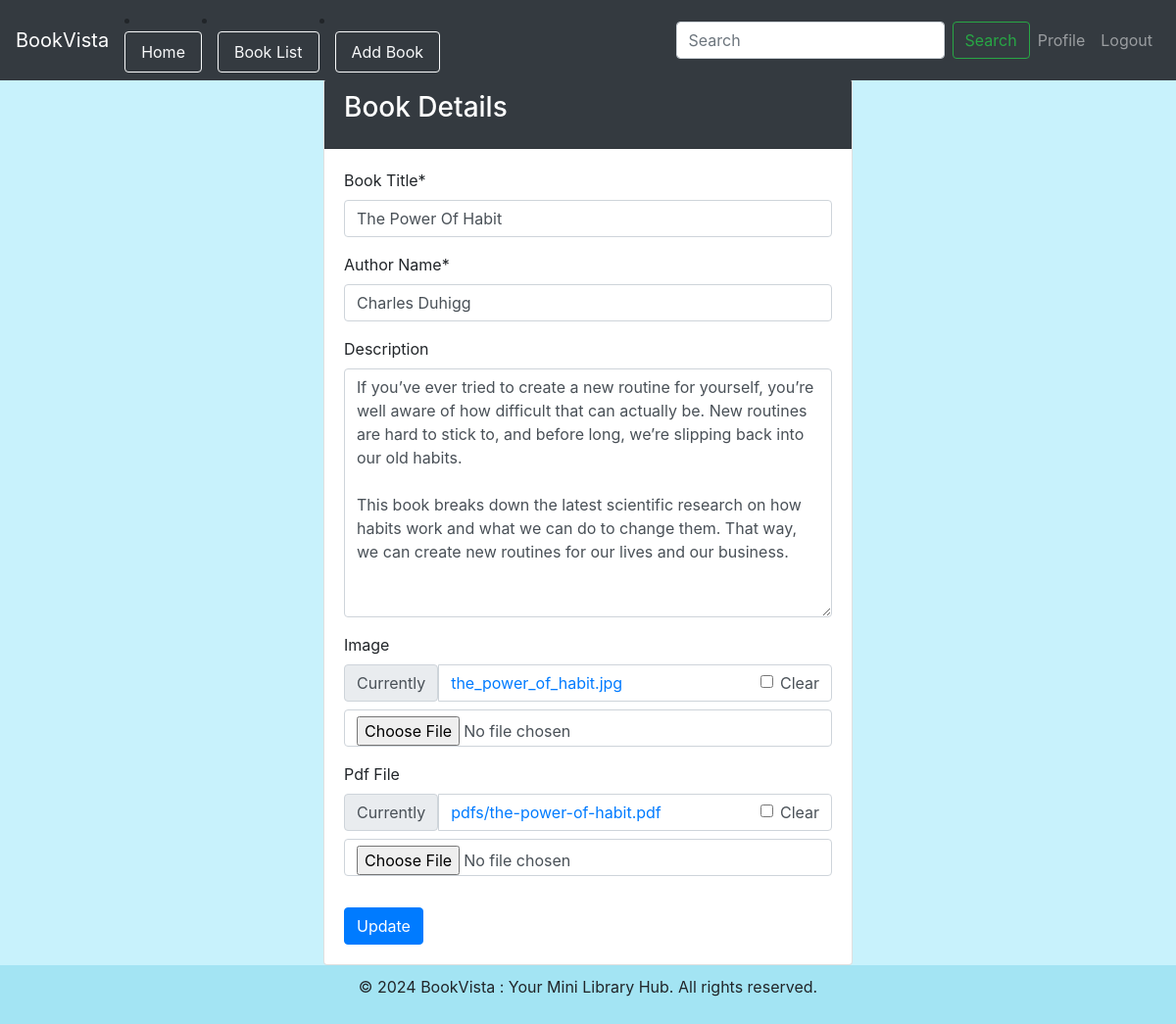
The app's page /account/profile/edit_book/5/ (signed in) with its own data.
### book_store/models.py (models this page shows, shortened)
class BookModel(models.Model):
    owner = models.ForeignKey(User, on_delete=models.CASCADE,)
    book_title = models.CharField(max_length=150,unique=True)
    slug = models.SlugField(null=False,unique=True)
    author = models.CharField(max_length=150)
    description = models.TextField(blank=True)
    add_date = models.DateTimeField(auto_now_add = True)
    modified_date = models.DateField(auto_now=True)
    pdf = models.FileField(upload_to="pdfs/",null=True,blank=True)
    photo = models.ImageField(upload_to='book_photos/',blank=True,null=True)
    status = models.CharField(max_length = 15, choices = status_choices,default = "pending" )

### book_store/views.py (the view, shortened to what this page needs)
# urls.py: path("account/profile/edit_book/<int:id>/", views.edit_book, name="edit_book"),
@login_required(login_url="login")
def edit_book(request, id):
    book = get_object_or_404(BookModel, pk=id)
    form = AddBookForm(instance=book)
    return render(request, "edit_book.html", {"form": form, "book": book})

### book_store/forms.py (shortened to what this page needs)
class AddBookForm(forms.ModelForm):
    class Meta:
        model = BookModel
        fields = ["book_title","author","description","photo",'pdf',]
        labels = {
            "book_title" : "Book Title",
            "author" : "Author Name",
            "description" : "Description",
            "photo" : "Image",
            "pdf" : "Pdf File"
        }

### book_store/templates/edit_book.html (shortened to what this page needs)
{% extends "home.html" %}
{% load crispy_forms_tags %}
{% block link %}
<li class="nav-item">
    <a class="nav-link btn btn-outline-light" href="{% url "homepage" %}">Home</a>
</li>
<li class="nav-item">
    <a class="nav-link btn btn-outline-light ml-3" href="{% url "show_book" %}">Book List</a>
</li>
<li class="nav-item">
    <a class="nav-link btn btn-outline-light ml-3" href="{% url "add_book" %}">Add Book</a>
</li>
{% endblock link %}
{% block body %}
<div class="container mt-4">
    <div class="row justify-content-center">
        <div class="col-md-6">
            <div class="card">
                <div class="card-header bg-dark text-white ">
                    <h3 class="card-title">Book Details</h3>
                </div>
                <div class="card-body">
                    <form method="post" enctype="multipart/form-data" action="{% url 'edit_book' id=book.id %}">
                        {{ form|crispy }}
                        <button type="submit" class="btn btn-primary mt-3">Update</button>
                    </form>
                </div>
            </div>
        </div>
    </div>
</div>
{% endblock body %}

### book_store/templates/home.html (style rules this page uses)
.card-body { display: flex; flex-direction: column; justify-content: space-between; height: 100%; }
.container { margin-top: 20px; }
body { padding-top: 56px; overflow-y: auto; padding-bottom: 60px; }

### records on screen
BookModel: book_title "The Power Of Habit", author "Charles Duhigg", description "If you’ve ever tried to create a new routine for yourself, you’re well aware of how difficult that can actually be. New routines are hard to stick to, and before long, we’re slipping back into our old habits. This book breaks down the latest scientific research on how habits work and what we can do to change them. That way, we can create new routines for our lives and our business."
